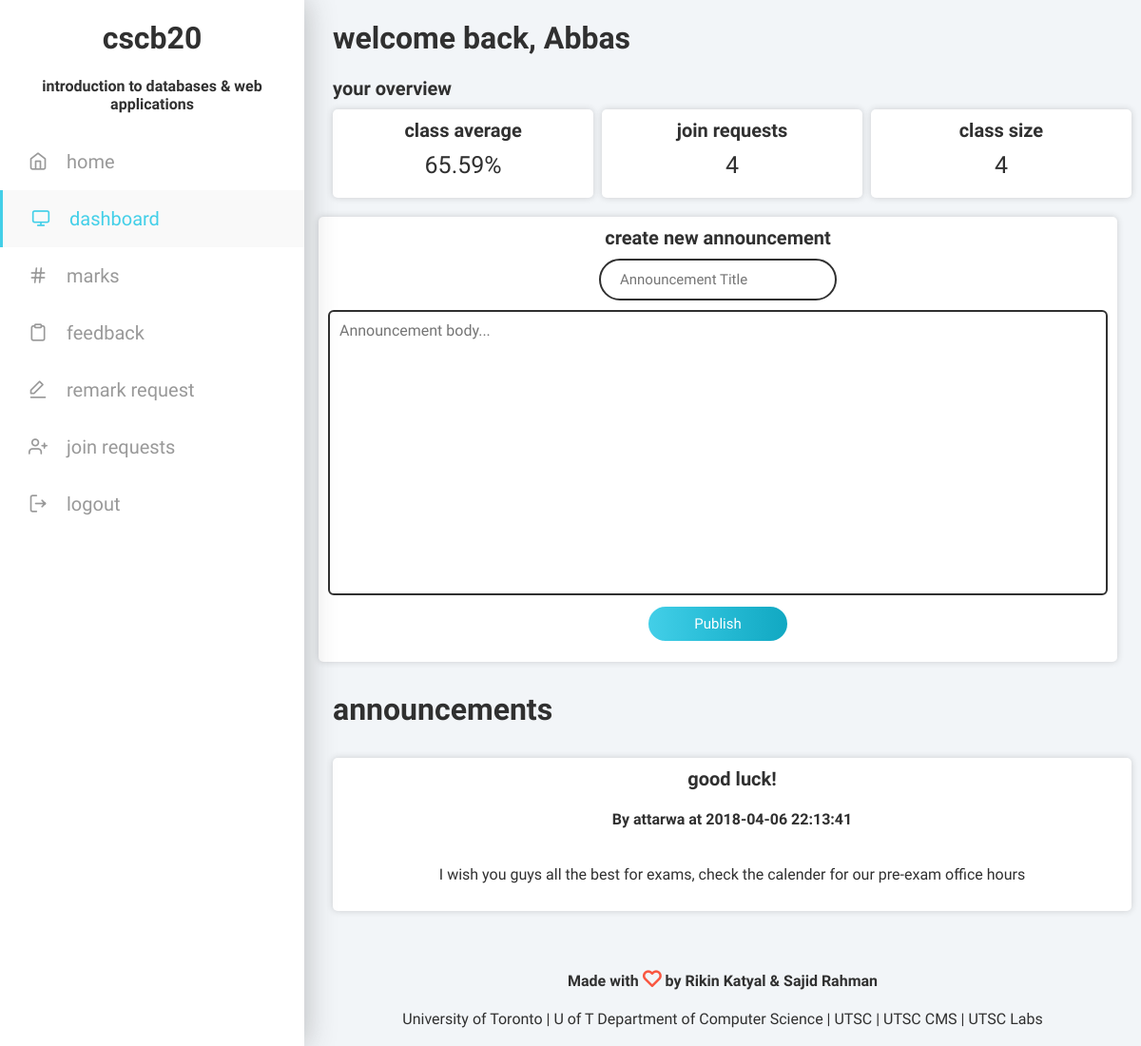
/dashboard/ (signed in), run on the app's committed database.
### tables this page shows
create table Announcements(
title varchar(255) not null,
body text not null,
createdBy varchar(25) not null,
createdAt varchar(255) not null
);

### htdocs/auth/config.php (called while the page is built, shortened)
<?php
  $mark_entries = array('practical', 'quiz1', 'quiz2', 'quiz3', 'a1', 'a2', 'a3', 'midterm', 'final');
?>

### htdocs/dashboard/index.php (the view, shortened to what this page needs)
<?php
  include("../auth/config.php");
  $mark = calculate_mark();
  function calculate_mark() {
    global $db;
    global $mark_entries;
    $sql = "select * from CourseDetails where courseCode='CSCB20'";
    $result = mysqli_query($db, $sql);
    $row = mysqli_fetch_array($result, MYSQLI_ASSOC);
    $mark = 0;
    foreach($mark_entries as $entry) {
      $mark += $_SESSION[$entry] * $row[$entry] * .01;
    }
    return $mark;
  }
  $class_avg = calculate_class_avg();
  function calculate_class_avg() {
    global $db;
    global $mark_entries;
    $sql = "select * from CourseDetails where courseCode='CSCB20'";
    $result = mysqli_query($db, $sql);
    $row = mysqli_fetch_array($result, MYSQLI_ASSOC);
    $average = 0;
    foreach($mark_entries as $entry) {
      $average += assessment_avg($entry) * $row[$entry] * .01;
    }
    return round($average, 2);
  }
  function assessment_avg($assessment){
    global $db;
    $instructorId = ($_SESSION['account'] == 'instructor') ? $_SESSION['utorid'] : $_SESSION['instructorId'];
    $sql = "select * from Students where verified = 1 and instructorId = '".$instructorId."'";
    $result = mysqli_query($db, $sql);
    $total = 0;
    $count = 0;
    while ($row = mysqli_fetch_array($result, MYSQLI_ASSOC)) {
        $total += $row[$assessment];
        $count += 1;
    }
    return $total / $count;
  }
  $join_requests = count_join_requests();
  function count_join_requests() {
    global $db;
    $sql_student = "select * from Students where verified = 0 and instructorId = '".$_SESSION['utorid']."'";
    $result_student = mysqli_query($db, $sql_student);
    $sql_ta = "select * from TAs where verified = 0 and instructorId = '".$_SESSION['utorid']."'";
    $result_ta = mysqli_query($db, $sql_ta);
    $count = mysqli_num_rows($result_student) + mysqli_num_rows($result_ta);
    return $count;
  }
  $class_size = count_class_size();
  function count_class_size() {
    global $db;
    $sql = "select * from Students where instructorId = '".$_SESSION['utorid']."'";
    $result = mysqli_query($db, $sql);
    $count = mysqli_num_rows($result);
    return $count;
  }
  function nl2p($text) {
    return '<p>'.str_replace(array("\r\n", "\r", "\n"), '</p><p>', $text).'</p>';
  }
?>
<html lang="en">
<head>
    <link rel="stylesheet" type="text/css" href="../css/feather.css">
    <link rel="stylesheet" type="text/css" href="../css/index.css">
</head>
<body>
  <div id="container">
      <div id="sidebar">
          <h1>cscb20</h1>
          <h4>introduction to databases & web applications</h4>
          <nav>
            <a href="../">
              <div class="nav-item">
                <h2><i class="feather icon-home"></i>home</h2>
              </div>
            </a>
            <a href="./">
              <div class="nav-item active">
                <h2><i class="feather icon-monitor"></i>dashboard</h2>
              </div>
            </a>
            <a href="./<?php if ($_SESSION['account'] == 'instructor' or $_SESSION['account'] == 'ta') echo "instructor/" ?>marks/">
              <div class="nav-item">
                <h2><i class="feather icon-hash"></i>marks</h2>
              </div>
            </a>
            <?php
              if ($_SESSION['account'] != 'ta'){
                echo "
                <a href='./feedback'>
                  <div class='nav-item'>
                    <h2><i class='feather icon-clipboard'></i>feedback</h2>
                  </div>
                </a>
                ";
              }
            ?>
            <a href="./<?php if ($_SESSION['account'] == 'instructor' or $_SESSION['account'] == 'ta') echo "instructor/" ?>remark/">
              <div class="nav-item">
                <h2><i class="feather icon-edit-1"></i>remark request</h2>
              </div>
            </a>
            <?php
              if ($_SESSION['account'] == 'instructor'){
                echo "
                <a href='./instructor/requests'>
                  <div class='nav-item'>
                    <h2><i class='feather icon-user-plus'></i>join requests</h2>
                  </div>
                </a>
                ";
              }
            ?>
            <a href="../auth/logout/">
              <div class="nav-item">
                <h2><i class="feather icon-log-out"></i>logout</h2>
              </div>
            </a>
          </nav>
        </div>
    <div id="content">
      <h1>welcome back, <?php echo $_SESSION['firstName'] ?></h1>
      <h2>your overview</h2>
      <div class="overview" id="dashboard">
        <?php
          if ($_SESSION['account'] == 'student') {
            echo "<a href='./marks/'>
            <div class='card'>
            <h2>your mark</h2>
            <h3>$mark%</h3>
            </div>
            </a>";
          } else {
            echo "<a href='./instructor/marks/'>
            <div class='card'>
            <h2>class average</h2>
            <h3>$class_avg%</h3>
            </div>
            </a>";
          }
        ?>
        <?php
          if ($_SESSION['account'] == 'student') {
            echo "<a href='../../calendar/'>
            <div class='card'>
            <h2>upcoming</h2>
            <h3>$mark</h3>
            </div>
            </a>";
          } else {
            echo "<a href='./instructor/requests/'>
            <div class='card'>
            <h2>join requests</h2>
            <h3>$join_requests</h3>
            </div>
            </a>";
          }
        ?>
        <?php
          if ($_SESSION['account'] == 'student') {
            echo "<a href='./marks/'>
            <div class='card'>
            <h2>your mark</h2>
            <h3>$mark</h3>
            </div>
            </a>";
          } else {
            echo "<a href='./instructor/marks/'>
            <div class='card'>
            <h2>class size</h2>
            <h3>$class_size</h3>
            </div>
            </a>";
          }
        ?>
      </div>
      <?php
        if ($_SESSION['account'] != 'student') {
          echo "<form action=' method='post'>
            <div class='card'>
              <h2>Create new announcement</h2>
              <input type='text' name='title' id='title' placeholder='Announcement Title' required>
              <textarea name='body' id='body' placeholder='Announcement body...' required></textarea>
              <button>Publish</button>
            </div>
          </form>";
        }
        echo "<h1>announcements</h1>
        <div class='feedbacks'>";
        $sql = "select * from Announcements";
        $result = mysqli_query($db, $sql);
        while ($row = mysqli_fetch_array($result, MYSQLI_ASSOC)) {
          echo "<div class='card'>";
          echo "<h2>".$row['title']."</h2>";
          echo "<h4>By ".$row['createdBy']." at ".$row['createdAt']."</h4>";
          echo nl2p($row['body']);
          echo "</div>";
        }
        echo '</div>';
      ?>
      <footer>
        <p><b>Made with <i class="feather icon-heart"></i> by Rikin Katyal & Sajid Rahman</b></p>
        <p><a href="https://www.utoronto.ca/" target="_">University of Toronto</a> | <a href="http://web.cs.toronto.edu/" target="_">U of T Department of Computer Science</a> | <a href="http://www.utsc.utoronto.ca/home/" target="_">UTSC</a> | <a href="https://www.utsc.utoronto.ca/cms/computer-science-mathematics-statistics" target="_">UTSC CMS</a> | <a href="http://www.utsc.utoronto.ca/labs/"> UTSC Labs</a></p>
      </footer>
    </div>
  </div>
</body>
</html>

### htdocs/css/feather.css (style rules this page uses)
.feather { font-family:"feather" !important; font-size:16px; font-style:normal; -webkit-font-smoothing: antialiased; -moz-osx-font-smoothing: grayscale; }
.icon-clipboard:before { content: "\e84b"; }
.icon-edit-1:before { content: "\e868"; }
.icon-heart:before { content: "\e879"; }
.icon-home:before { content: "\e87a"; }
.icon-log-out:before { content: "\e888"; }
.icon-monitor:before { content: "\e899"; }
.icon-user-plus:before { content: "\e8e7"; }
.icon-hash:before { content: "\e8fd"; }

### htdocs/css/index.css (style rules this page uses)
html, body { width: 100%; height: 100%; font-weight: 400; font-family: Varela Round; margin: 0; color: #303030; background-color: #F2F5F8; }
#container { width: 100%; display: flex; flex-direction: row; }
#sidebar { height: 100%; width: 320px; background: #FFFFFF; position: fixed; margin: 0; box-shadow: 1px 0px 30px rgba(50, 50, 50, 0.3); overflow-y: auto; }
#content { height: 100%; width: 100%; margin-left: 320px; padding: 0 30px; }
h1 { font-weight: 700; }
h2 { font-size: 20px; font-weight: 700; margin: 0; text-transform: lowercase; }
h3 { font-size: 17px; font-weight: 400; margin: 0; text-transform: lowercase; }
h4 { text-align: center; }
p { line-height: 24px; }
a { color: #303030; text-decoration: none; display: inline-block }
textarea { width: 100%; height: 300px; border-radius: 6px; border: 2px solid #303030; outline: none; padding: 10px; font-size: 16px; font-family: 'Varela Round'; resize: none; }
input[type="text"], input[type="password"], input[type="number"] { width: 250px; height: 40px; border: 2px solid #303030; border-radius: 40px; outline: none; padding: 20px; font-size: 15px; font-weight: 400; font-family: Varela Round; margin: 10px 0; -webkit-transition: box-shadow 0.3s ease; -moz-transition: box-shadow 0.3s ease; -ms-transition: box-shadow 0.3s ease; -o-transition: box-shadow 0.3s ease; transition: box-shadow 0.3s ease; }
button { width: 150px; height: 40px; margin: 10px 0; background: #43cfe8; background: -moz-linear-gradient(left, #43cfe8 0%, #2bbfd9 41%, #11a8c2 100%); background: -webkit-gradient(left top, right top, color-stop(0%, #43cfe8), color-stop(41%, #2bbfd9), color-stop(100%, #11a8c2)); background: -webkit-linear-gradient(left, #43cfe8 0%, #2bbfd9 41%, #11a8c2 100%); background: -o-linear-gradient(left, #43cfe8 0%, #2bbfd9 41%, #11a8c2 100%); background: -ms-linear-gradient(left, #43cfe8 0%, #2bbfd9 41%, #11a8c2 100%); background: linear-gradient(to right, #43cfe8 0%, #2bbfd9 41%, #11a8c2 100%); border: 2px solid #FFFFFF; color: #FFFFFF; border-radius: 40px; outline: none; cursor: pointer; font-size: 15px; font-weight: 400; font-family: Varela Round; -webkit-transition: box-shadow 0.3s ease; -moz-transition: box-shadow 0.3s ease; -ms-transition: box-shadow 0.3s ease; -o-transition: box-shadow 0.3s ease; transition: box-shadow 0.3s ease; }
form { display: flex; flex-direction: column; justify-content: center; align-items: center; }
.feather { font-size: 20px; margin-right: 20px; }
#sidebar h1 { text-align: center; }
nav a { text-decoration: none !important; display: block; }
nav h2 { font-weight: 400; }
.nav-item { width: 100%; height: 60px; display: flex; flex-direction: row; align-content: center; justify-content: flex-start; cursor: pointer; color: #999999; }
.active { width: calc(100% - 3px); border-left: 3px solid #43cfe8; background-color: #f9f9f9; color: #43cfe8; }
.nav-item h2 { line-height: 60px; padding-left: 30px; }
#dashboard a { width: 31%; }
#content .card { width: 100%; margin-right: 10px; flex-direction: column; text-align: center; }
#content .card h3 { font-size: 25px; margin: 10px 0; }
.card { width: calc(100% - 30px); min-height: 40px; background-color: #FFFFFF; border-radius: 5px; margin: 10px 0; padding: 10px; display: flex; align-items: center; box-shadow: 0px 0px 7px rgba(50, 50, 50, 0.2); }
footer { text-align: center; margin-top: 50px; }
footer i { margin: 0 !important; color: #f95640; }
.overview { width: 100%; display: flex; flex-direction: row; justify-content: space-between; }
.feedbacks { display: flex; flex-direction: column-reverse; }

### data on the page
announcements: title "good luck!", createdBy "attarwa", createdAt "2018-04-06 22:13:41", body "I wish you guys all the best for exams, check the calender for our pre-exam office hours"

### other printed values
$_SESSION['firstName'] "Abbas"
$class_avg "65.59"
$join_requests "4"
$class_size "4"
